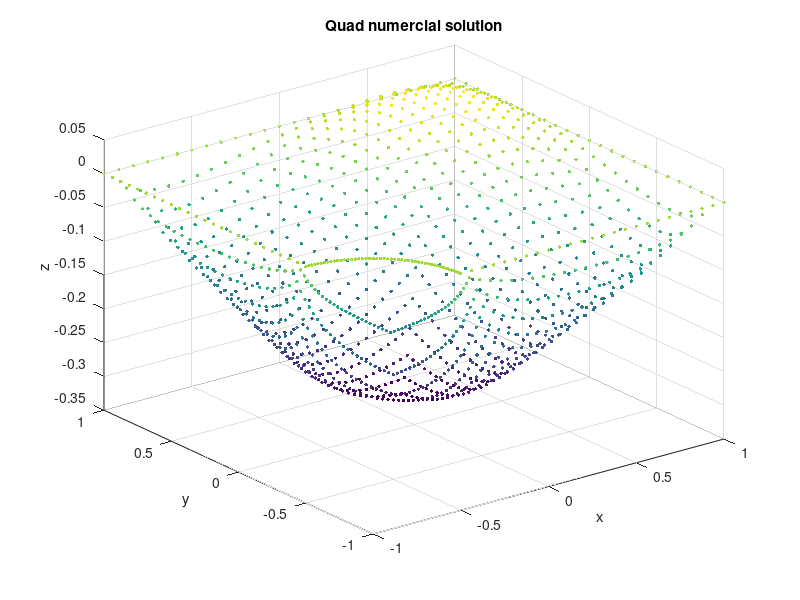
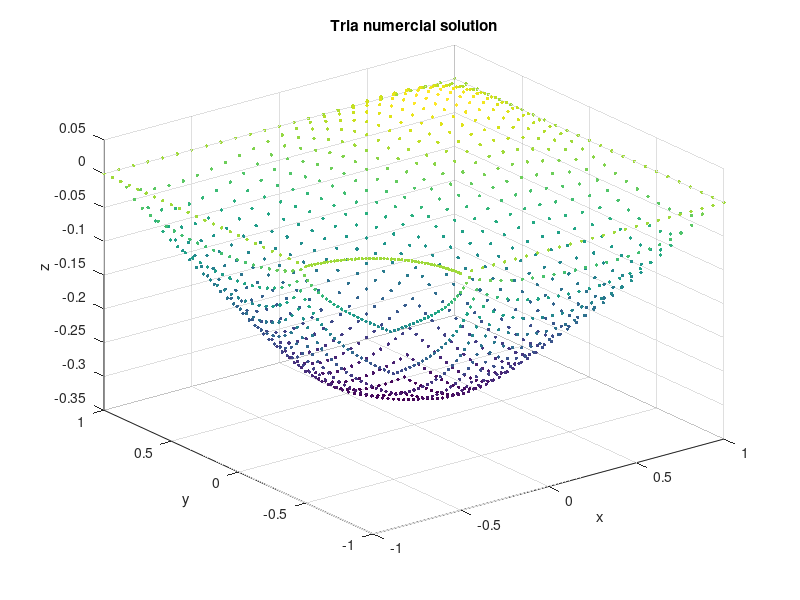

Here is the MATLAB script that generated these plots, in order:
clear all; clc; clf;

close all

load("Solid-quad.mat");

pos = 4; 

logicalIdx = true(size(x_coor));
logicalIdx(pos) = false;
 

x = x_coor(logicalIdx);
y = y_coor(logicalIdx);
z = disp(logicalIdx);

figure
scatter3(x, y, z, 6, z, 'filled');

xlabel("x")
ylabel("y")
zlabel("z")
shading interp
title("Quad numercial solution")

clear

load("Solid-tria.mat");

pos = 4; 

logicalIdx = true(size(x_coor));
logicalIdx(pos) = false;


x = x_coor(logicalIdx);
y = y_coor(logicalIdx);
z = disp(logicalIdx);

figure
scatter3(x, y, z, 6, z, 'filled');

xlabel("x")
ylabel("y")
zlabel("z")
shading interp
title("Tria numercial solution")
% EOF